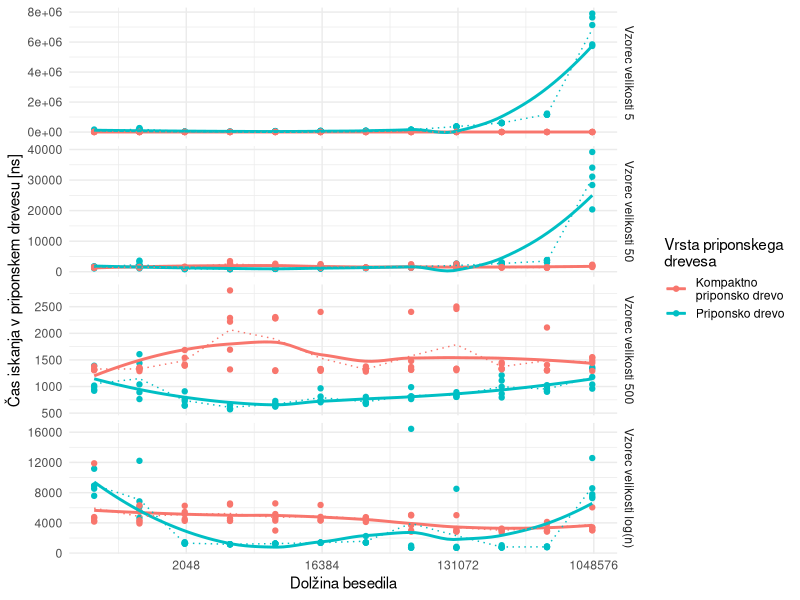
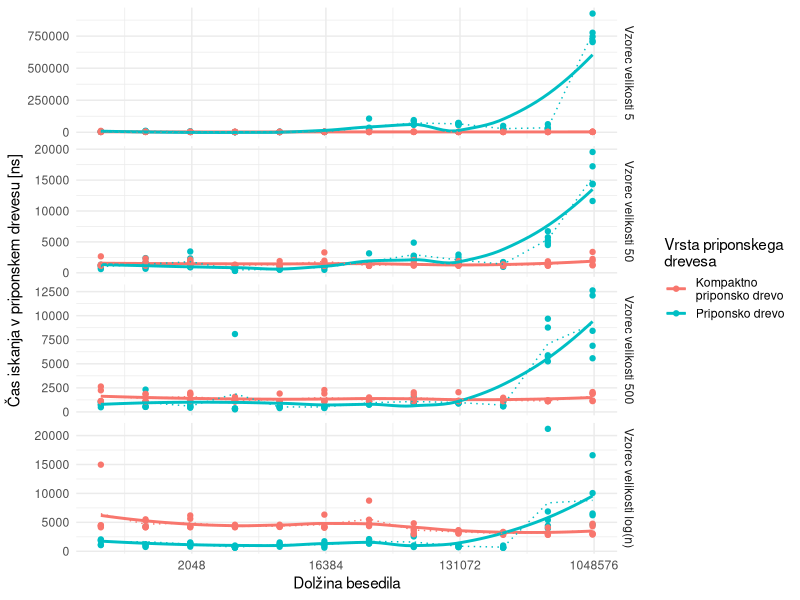
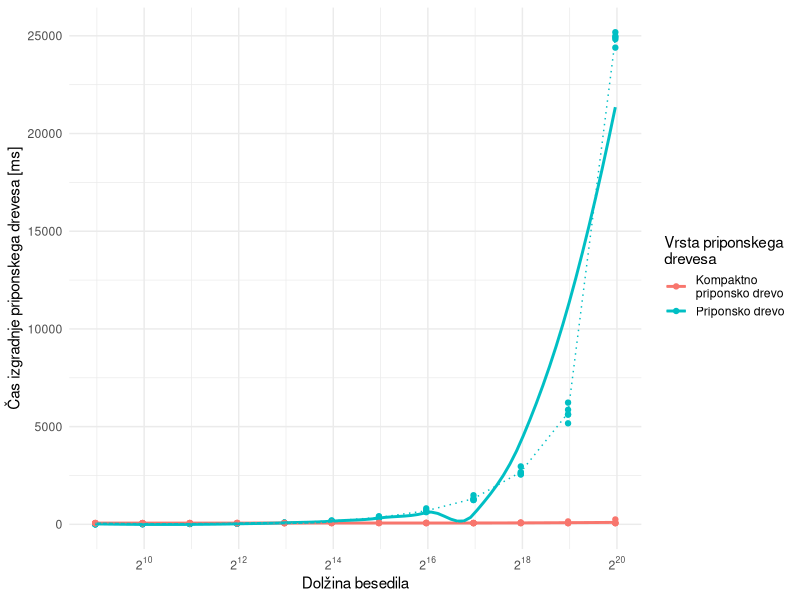
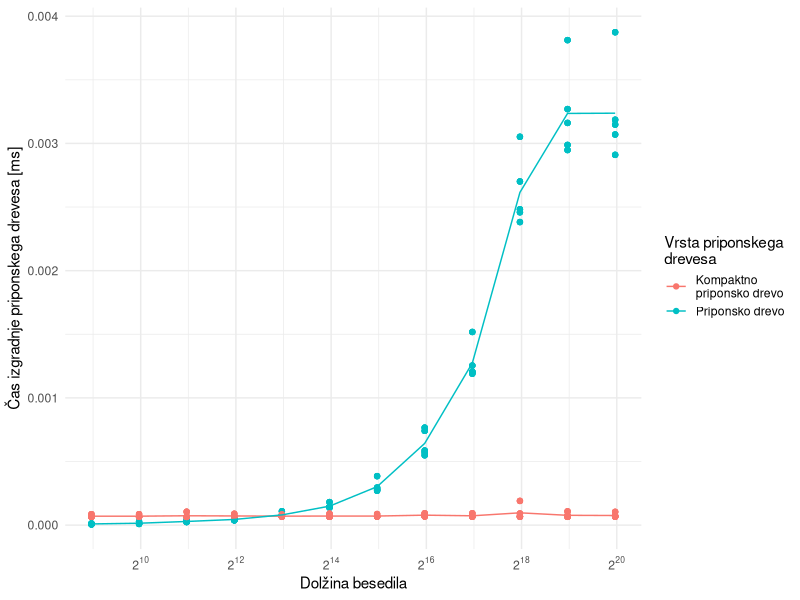
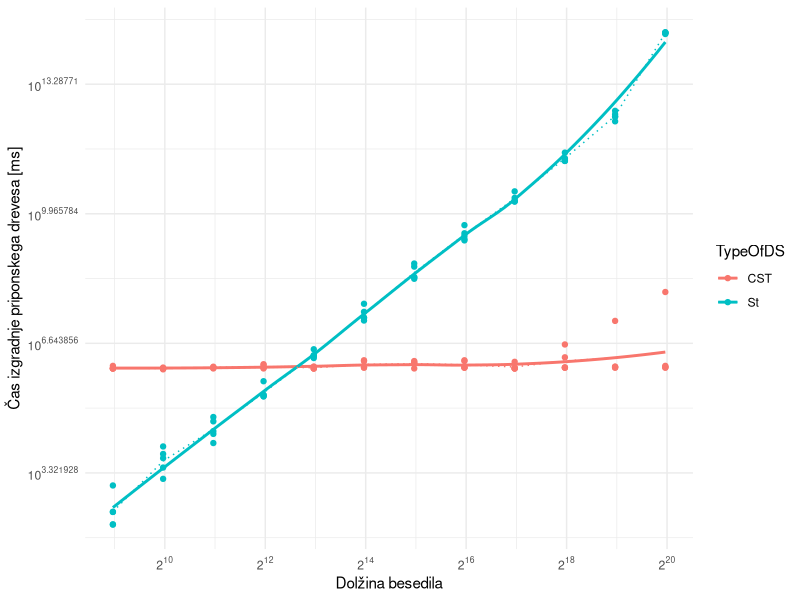
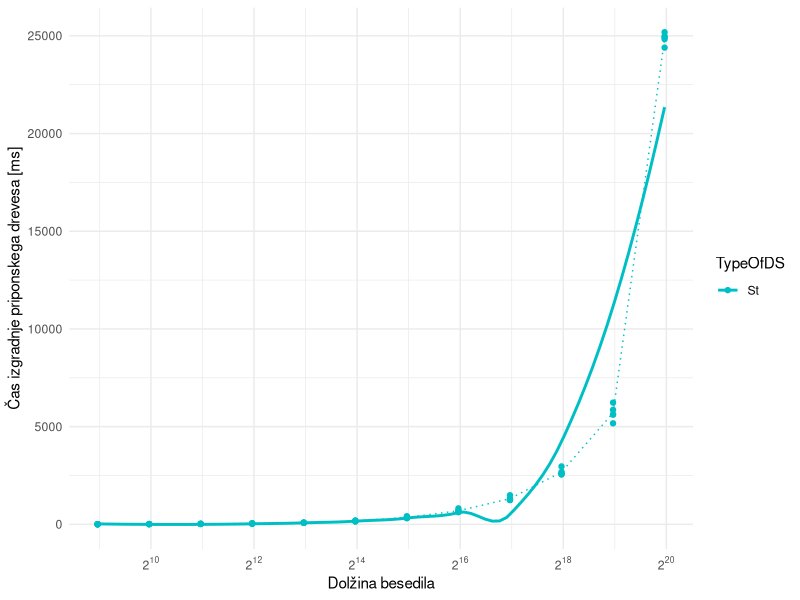
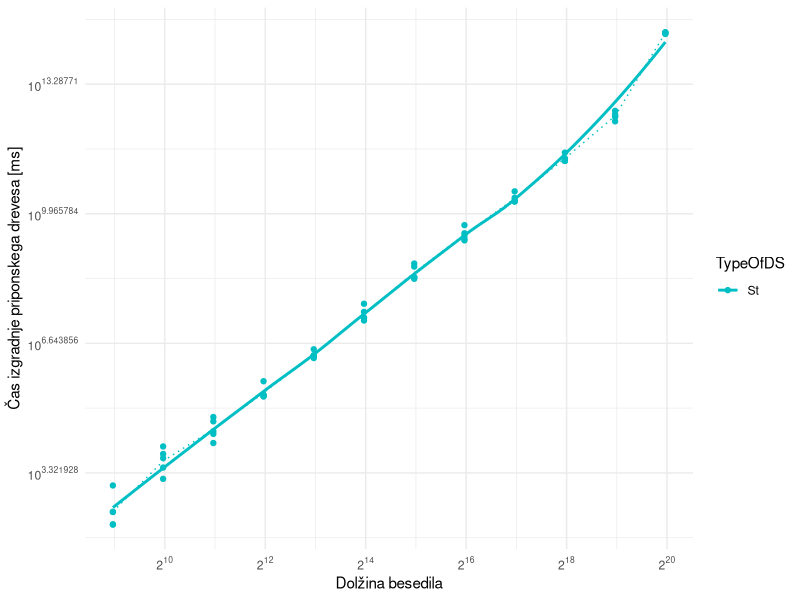
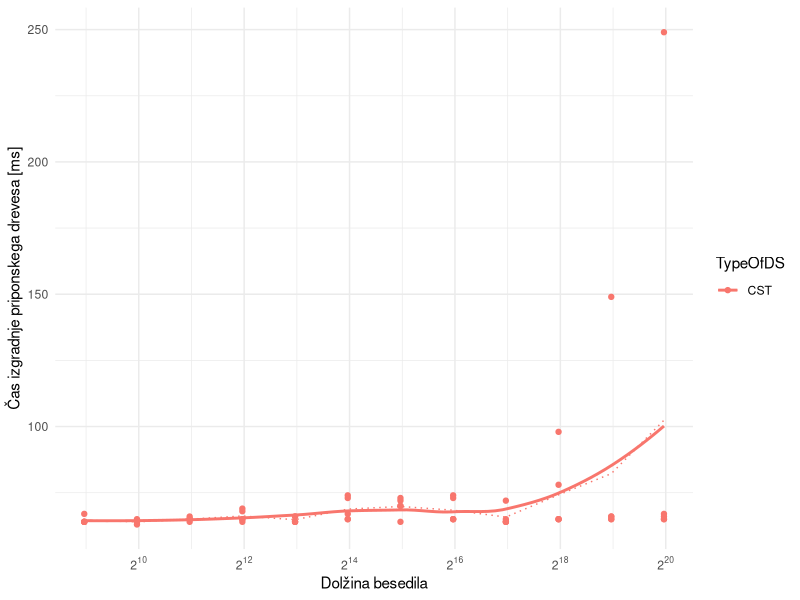

R code for these plots, in order:
library(tidyverse)
library(scales)
library(svglite)
data<- read.csv("rezNovPc.csv")
dataSLO<- read.csv("rezNovPcNaKlancu.csv")
dataTidy <- data %>%  pivot_longer(col=starts_with("tFind"),names_to = "PatternLength", values_to = "TimeFind")
dataTidySLO <- dataSLO %>% pivot_longer(col=starts_with("tFind"),names_to = "PatternLength", values_to = "TimeFind") %>% mutate(Time=Time/1000000)

dataTidySLO  %>% filter(PatternLength=="tFindLog" & TimeFind<200000) %>% group_by(TypeOfDS) %>% summarise(M=(mean(TimeFind))) %>% print(n=100)
dataTidySLO %>% filter(TypeOfDS=="St",PatternLength=="tFindLog") %>% group_by(SizeRun,TypeOfDS) %>% summarise(M=mean(TimeFind)) -> a

a$M/lag(a$M,default = 1) #2x

dataTidySLO %>% filter(TypeOfDS=="CST",PatternLength=="tFindLog") %>% group_by(SizeRun,TypeOfDS) %>% summarise(M=mean(TimeFind)) -> a

a$M/lag(a$M,default = 1) #1x

 dataTidy %>% group_by(SizeRun,TypeOfDS) %>% summarise(M=(mean(Time))) %>% print(n=25)


dataTidy %>%ggplot() +
  aes(x = SizeRun, y = TimeFind, colour = TypeOfDS) +
  geom_point() +
  geom_smooth(se=F)+stat_summary(fun=mean,geom = 'line',linetype = 'dotted')+
  scale_x_continuous(trans = "log2") +
  theme_minimal() +
  labs(y="Čas iskanja v priponskem drevesu [ns]",x="Dolžina besedila")+
  scale_color_discrete(name = "Vrsta priponskega\ndrevesa", labels= c(CST="Kompaktno\npriponsko drevo", St="Priponsko drevo"))+
  facet_grid(scales = "free_y",vars(PatternLength),labeller = as_labeller(c(tFind5="Vzorec velikosti 5", tFind50="Vzorec velikosti 50", tFind500="Vzorec velikosti 500",tFindLog="Vzorec velikosti log(n)")))
ggsave("./Img/IskanjeNovPC.png", bg="white")

dataTidySLO %>%ggplot() +
  aes(x = SizeRun, y = TimeFind, colour = TypeOfDS) +
  geom_point() +
  geom_smooth(se=F)+stat_summary(fun=mean,geom = 'line',linetype = 'dotted')+
  scale_x_continuous(trans = "log2") +
  theme_minimal() +
  labs(y="Čas iskanja v priponskem drevesu [ns]",x="Dolžina besedila")+
  scale_color_discrete(name = "Vrsta priponskega\ndrevesa", labels= c(CST="Kompaktno\npriponsko drevo", St="Priponsko drevo",SA="Priponsko polje"))+
  facet_grid(scales = "free_y",vars(PatternLength),labeller = as_labeller(c(tFind5="Vzorec velikosti 5", tFind50="Vzorec velikosti 50", tFind500="Vzorec velikosti 500",tFindLog="Vzorec velikosti log(n)")))
ggsave("./Img/IskanjeNovPCSLO.svg",bg = "white", height = 10, width = 20, units = "cm")

#Izgradnja drevesa
data%>% ggplot()+
  aes(x=SizeRun,y=Time,color=TypeOfDS)+
  geom_point()+
  geom_smooth(se=F)+stat_summary(fun=mean,geom = 'line',linetype = 'dotted')+
  theme_minimal()+
  scale_color_discrete(name = "Vrsta priponskega\ndrevesa", labels= c(CST="Kompaktno\npriponsko drevo", St="Priponsko drevo"))+
  #scale_color_manual(values=c("#00BFC4"))+
  scale_x_continuous(trans = log2_trans(), breaks = trans_breaks("log2", function(x) 2^x),
                     labels = trans_format("log2", math_format(2^.x)))+
  #scale_y_continuous(trans = log10_trans(), breaks = trans_breaks("log10", function(x) 10^x),
  #                  labels = trans_format("log2", math_format(10^.x)))+
  labs(y="Čas izgradnje priponskega drevesa [ms]",x="Dolžina besedila")
ggsave("./Img/izgradnjaDrecvesaNovPC.png",bg = "white")

dataTidySLO %>% ggplot()+
  aes(x=SizeRun,y=Time,color=TypeOfDS)+
  geom_point()+
  #geom_smooth(se=F)+
  stat_summary(fun=mean,geom = 'line')+
  theme_minimal()+
  scale_color_discrete(name = "Vrsta priponskega\ndrevesa", labels= c(CST="Kompaktno\npriponsko drevo", St="Priponsko drevo",SA="Priponsko polje"))+
  #scale_color_manual(values=c("#00BFC4"))+
  scale_x_continuous(trans = log2_trans(), breaks = trans_breaks("log2", function(x) 2^x),
                     labels = trans_format("log2", math_format(2^.x)))+
  #scale_y_continuous(trans = log10_trans(), breaks = trans_breaks("log10", function(x) 10^x),
  #                  labels = trans_format("log2", math_format(10^.x)))+
  labs(y="Čas izgradnje priponskega drevesa [ms]",x="Dolžina besedila")
ggsave("./Img/izgradnjaDrecvesaNovPCSLO.svg",bg = "white", height = 10, width = 20, units = "cm")

data%>% ggplot()+
  aes(x=SizeRun,y=Time,color=TypeOfDS)+
  geom_point()+
  geom_smooth(se=F)+stat_summary(fun=mean,geom = 'line',linetype = 'dotted')+
  theme_minimal()+
  #scale_color_manual(values=c("#00BFC4"))+
  scale_x_continuous(trans = log2_trans(), breaks = trans_breaks("log2", function(x) 2^x),
                     labels = trans_format("log2", math_format(2^.x)))+
  scale_y_continuous(trans = log10_trans(), breaks = trans_breaks("log10", function(x) 10^x),
                     labels = trans_format("log2", math_format(10^.x)))+
  labs(y="Čas izgradnje priponskega drevesa [ms]",x="Dolžina besedila")
ggsave("./Img/izgradnjaDrecvesaNovPCzylog.png")

data %>% filter(TypeOfDS=="St")%>% ggplot()+
  aes(x=SizeRun,y=Time,color=TypeOfDS)+
  geom_point()+
  geom_smooth(se=F)+stat_summary(fun=mean,geom = 'line',linetype = 'dotted')+
  theme_minimal()+
  scale_color_manual(values=c("#00BFC4"))+
  scale_x_continuous(trans = log2_trans(), breaks = trans_breaks("log2", function(x) 2^x),
                     labels = trans_format("log2", math_format(2^.x)))+
  #scale_y_continuous(trans = log10_trans(), breaks = trans_breaks("log10", function(x) 10^x),
  #                  labels = trans_format("log2", math_format(10^.x)))+
  labs(y="Čas izgradnje priponskega drevesa [ms]",x="Dolžina besedila")
ggsave("./Img/izgradnjaDrecvesaNovPCST.png") 

data %>% filter(TypeOfDS=="St")%>% ggplot()+
  aes(x=SizeRun,y=Time,color=TypeOfDS)+
  geom_point()+
  geom_smooth(se=F)+stat_summary(fun=mean,geom = 'line',linetype = 'dotted')+
  theme_minimal()+
  scale_color_manual(values=c("#00BFC4"))+
  scale_x_continuous(trans = log2_trans(), breaks = trans_breaks("log2", function(x) 2^x),
                     labels = trans_format("log2", math_format(2^.x)))+
  scale_y_continuous(trans = log10_trans(), breaks = trans_breaks("log10", function(x) 10^x),
                     labels = trans_format("log2", math_format(10^.x)))+
  labs(y="Čas izgradnje priponskega drevesa [ms]",x="Dolžina besedila")
ggsave("./Img/izgradnjaDrecvesaNovPCSTylog.png") 

data %>% filter(TypeOfDS=="CST")%>% ggplot()+
  aes(x=SizeRun,y=Time,color=TypeOfDS)+
  geom_point()+
  geom_smooth(se=F)+stat_summary(fun=mean,geom = 'line',linetype = 'dotted')+
  theme_minimal()+
  #scale_color_manual(values=c("#00BFC4"))+
  scale_x_continuous(trans = log2_trans(), breaks = trans_breaks("log2", function(x) 2^x),
                     labels = trans_format("log2", math_format(2^.x)))+
  #scale_y_continuous(trans = log10_trans(), breaks = trans_breaks("log10", function(x) 10^x),
  #                   labels = trans_format("log2", math_format(10^.x)))+
  labs(y="Čas izgradnje priponskega drevesa [ms]",x="Dolžina besedila")
ggsave("./Img/izgradnjaDrecvesaNovPCCST.png")

data %>% filter(TypeOfDS=="CST")%>% ggplot()+
  aes(x=SizeRun,y=Time,color=TypeOfDS)+
  geom_point()+
  geom_smooth(se=F)+stat_summary(fun=mean,geom = 'line',linetype = 'dotted')+
  theme_minimal()+
  #scale_color_manual(values=c("#00BFC4"))+
  scale_x_continuous(trans = log2_trans(), breaks = trans_breaks("log2", function(x) 2^x),
                     labels = trans_format("log2", math_format(2^.x)))+
  scale_y_continuous(trans = log10_trans(), breaks = trans_breaks("log10", function(x) 10^x),
                     labels = trans_format("log2", math_format(10^.x)))+
  labs(y="Čas izgradnje priponskega drevesa [ms]",x="Dolžina besedila")
ggsave("./Img/izgradnjaDrecvesaNovPCCSTylog.png")


# Velikost drevesa

data %>% ggplot()+
  aes(x=SizeRun,y=SizeInBytes,color=TypeOfDS)+
  geom_point()+
  geom_smooth(se=F)+stat_summary(fun=mean,geom = 'line',linetype = 'dotted')+
  theme_minimal()+
  scale_color_discrete(name = "Vrsta priponskega\ndrevesa", labels= c(CST="Kompaktno\npriponsko drevo", St="Priponsko drevo"))+
  #scale_color_manual(values=c("#00BFC4"))+
  scale_x_continuous(trans = log2_trans(), breaks = trans_breaks("log2", function(x) 2^x),
                     labels = trans_format("log2", math_format(2^.x)))+
  labs(y="Velikost priponskega drevesa [MB]",x="Dolžina besedila")
ggsave("./Img/velikostDrecvesaNovPC.png", bg="white")

dataSLO %>% ggplot()+
  aes(x=SizeRun,y=SizeInBytes,color=TypeOfDS)+
  geom_point()+
  geom_smooth(se=F)+stat_summary(fun=mean,geom = 'line',linetype = 'dotted')+
  theme_minimal()+
  scale_color_discrete(name = "Vrsta priponskega\ndrevesa", labels= c(CST="Kompaktno\npriponsko drevo", St="Priponsko drevo"))+
  #scale_color_manual(values=c("#00BFC4"))+
  scale_x_continuous(trans = log2_trans(), breaks = trans_breaks("log2", function(x) 2^x),
                     labels = trans_format("log2", math_format(2^.x)))+
  labs(y="Velikost priponskega drevesa [MB]",x="Dolžina besedila")
ggsave("./Img/velikostDrecvesaNovPCSLO.png", bg="white")

data %>% filter(TypeOfDS=="St") %>% ggplot()+
  aes(x=SizeRun,y=SizeInBytes,color=TypeOfDS)+
  geom_point()+
  geom_smooth(se=F)+stat_summary(fun=mean,geom = 'line',linetype = 'dotted')+
  theme_minimal()+   
  scale_color_manual(values=c("#00BFC4"))+
  scale_x_continuous(trans = log2_trans(), breaks = trans_breaks("log2", function(x) 2^x),
                     labels = trans_format("log2", math_format(2^.x)))+
  labs(y="Velikost priponskega drevesa [MB]",x="Dolžina besedila")
ggsave("./Img/velikostDrecvesaNovPCST.png", bg="white")


data%>% filter(TypeOfDS=="CST")%>% ggplot()+
  aes(x=SizeRun,y=SizeInBytes,color=TypeOfDS)+
  geom_point()+
  geom_smooth(se=F)+stat_summary(fun=mean,geom = 'line',linetype = 'dotted')+
  theme_minimal()+   
  #scale_color_manual(values=c("#00BFC4"))+
  scale_x_continuous(trans = log2_trans(), breaks = trans_breaks("log2", function(x) 2^x),
                     labels = trans_format("log2", math_format(2^.x)))+
  labs(y="Velikost priponskega drevesa [MB]",x="Dolžina besedila")
ggsave("./Img/velikostDrecvesaNovPCCST.png", bg="white")

#Iskanje vzorca dolžine 5
data %>% ggplot()+
  aes(x=SizeRun,y=tFind5,color=TypeOfDS)+
  geom_point()+
  geom_smooth(se=F)+stat_summary(fun=mean,geom = 'line',linetype = 'dotted')+
  theme_minimal()+   #scale_color_manual(values=c("#00BFC4"))+
  scale_x_continuous(trans = log2_trans(), breaks = trans_breaks("log2", function(x) 2^x),
                     labels = trans_format("log2", math_format(2^.x)))+
  labs(y="Čas iskanja vzorca dolžine 5 [ns]",x="Dolžina besedila")
ggsave("./Img/iskanje5NovPC.png", bg="white")

data %>% filter(TypeOfDS=="St") %>% ggplot()+
  aes(x=SizeRun,y=tFind5,color=TypeOfDS)+
  geom_point()+
  geom_smooth(se=F)+stat_summary(fun=mean,geom = 'line',linetype = 'dotted')+
  theme_minimal()+
  scale_color_manual(values=c("#00BFC4"))+
  scale_x_continuous(trans = log2_trans(), breaks = trans_breaks("log2", function(x) 2^x),
                     labels = trans_format("log2", math_format(2^.x)))+
  labs(y="Čas iskanja vzorca dolžine 5 [ns]",x="Dolžina besedila")
ggsave("./Img/iskanje5NovPCST.png", bg="white")

data%>% filter(TypeOfDS=="CST") %>% ggplot()+
  aes(x=SizeRun,y=tFind5,color=TypeOfDS)+
  geom_point()+
  geom_smooth(se=F)+stat_summary(fun=mean,geom = 'line',linetype = 'dotted')+
  theme_minimal()+   #scale_color_manual(values=c("#00BFC4"))+
  scale_x_continuous(trans = log2_trans(), breaks = trans_breaks("log2", function(x) 2^x),
                     labels = trans_format("log2", math_format(2^.x)))+
  labs(y="Čas iskanja vzorca dolžine 5 [ns]",x="Dolžina besedila")
ggsave("./Img/iskanje5NovPCCST.png", bg="white")

#Iskanje vzorca dolžine 50

data  %>% ggplot()+
  aes(x=SizeRun,y=tFind50,color=TypeOfDS)+
  geom_point()+
  geom_smooth(se=F)+stat_summary(fun=mean,geom = 'line',linetype = 'dotted')+
  theme_minimal()+   #scale_color_manual(values=c("#00BFC4"))+
  scale_x_continuous(trans = log2_trans(), breaks = trans_breaks("log2", function(x) 2^x),
                     labels = trans_format("log2", math_format(2^.x)))+
  labs(y="Čas iskanja vzorca dolžine 50 [ns]",x="Dolžina besedila")
ggsave("./Img/iskanje50NovPc.png", bg="white")

data %>% filter(TypeOfDS=="St") %>% ggplot()+
  aes(x=SizeRun,y=tFind50,color=TypeOfDS)+
  geom_point()+
  geom_smooth(se=F)+stat_summary(fun=mean,geom = 'line',linetype = 'dotted')+
  theme_minimal()+
  scale_color_manual(values=c("#00BFC4"))+
  scale_x_continuous(trans = log2_trans(), breaks = trans_breaks("log2", function(x) 2^x),
                     labels = trans_format("log2", math_format(2^.x)))+
  labs(y="Čas iskanja vzorca dolžine 50 [ns]",x="Dolžina besedila")
ggsave("./Img/iskanje50NovPcST.png", bg="white")

data %>% filter(TypeOfDS=="CST") %>% ggplot()+
  aes(x=SizeRun,y=tFind50,color=TypeOfDS)+
  geom_point()+
  geom_smooth(se=F)+stat_summary(fun=mean,geom = 'line',linetype = 'dotted')+
  theme_minimal()+   #scale_color_manual(values=c("#00BFC4"))+
  scale_x_continuous(trans = log2_trans(), breaks = trans_breaks("log2", function(x) 2^x),
                     labels = trans_format("log2", math_format(2^.x)))+
  labs(y="Čas iskanja vzorca dolžine 50 [ns]",x="Dolžina besedila")
ggsave("./Img/iskanje50NovPcCST.png", bg="white")

#Iskanje vzorca dolžine 500

data %>% ggplot()+
  aes(x=SizeRun,y=tFind500,color=TypeOfDS)+
  geom_point()+
  geom_smooth(se=F)+stat_summary(fun=mean,geom = 'line',linetype = 'dotted')+
  theme_minimal()+   #scale_color_manual(values=c("#00BFC4"))+
  scale_x_continuous(trans = log2_trans(), breaks = trans_breaks("log2", function(x) 2^x),
                     labels = trans_format("log2", math_format(2^.x)))+
  labs(y="Čas iskanja vzorca dolžine 500 [ns]",x="Dolžina besedila")
ggsave("./Img/iskanje20ST.png", bg="white")

data %>% filter(TypeOfDS=="St") %>% ggplot()+
  aes(x=SizeRun,y=tFind500,color=TypeOfDS)+
  geom_point()+
  geom_smooth(se=F)+stat_summary(fun=mean,geom = 'line',linetype = 'dotted')+
  theme_minimal()+
  scale_color_manual(values=c("#00BFC4"))+
  scale_x_continuous(trans = log2_trans(), breaks = trans_breaks("log2", function(x) 2^x),
                     labels = trans_format("log2", math_format(2^.x)))+
  labs(y="Čas iskanja vzorca dolžine 500 [ns]",x="Dolžina besedila")
ggsave("./Img/iskanje20ST.png", bg="white")

data %>% filter(TypeOfDS=="CST") %>% ggplot()+
  aes(x=SizeRun,y=tFind500,color=TypeOfDS)+
  geom_point()+
  geom_smooth(se=F)+stat_summary(fun=mean,geom = 'line',linetype = 'dotted')+
  theme_minimal()+   #scale_color_manual(values=c("#00BFC4"))+
  scale_x_continuous(trans = log2_trans(), breaks = trans_breaks("log2", function(x) 2^x),
                     labels = trans_format("log2", math_format(2^.x)))+
  labs(y="Čas iskanja vzorca dolžine 500 [ns]",x="Dolžina besedila")
ggsave("./Img/iskanje20ST.png", bg="white")

#Iskanje vzorca dolžine logartem besedila

data %>% ggplot()+
  aes(x=SizeRun,y=tFindLog,color=TypeOfDS)+
  geom_point()+
  geom_smooth(se=F)+stat_summary(fun=mean,geom = 'line',linetype = 'dotted')+
  theme_minimal()+   #scale_color_manual(values=c("#00BFC4"))+
  scale_x_continuous(trans = log2_trans(), breaks = trans_breaks("log2", function(x) 2^x),
                     labels = trans_format("log2", math_format(2^.x)))+
  labs(y="Čas iskanja vzorca dolžine log(n) [ns]",x="Dolžina besedila")
ggsave("./Img/iskanjeLog.png", bg="white")

data %>% filter(TypeOfDS=="St") %>% ggplot()+
  aes(x=SizeRun,y=tFindLog,color=TypeOfDS)+
  geom_point()+
  geom_smooth(se=F)+stat_summary(fun=mean,geom = 'line',linetype = 'dotted')+
  theme_minimal()+
  scale_color_manual(values=c("#00BFC4"))+
  scale_x_continuous(trans = log2_trans(), breaks = trans_breaks("log2", function(x) 2^x),
                     labels = trans_format("log2", math_format(2^.x)))+
  labs(y="Čas iskanja vzorca dolžine log(n) [ns]",x="Dolžina besedila")
ggsave("./Img/iskanjeLogST.png", bg="white")

data %>% filter(TypeOfDS=="CST") %>% ggplot()+
  aes(x=SizeRun,y=tFindLog,color=TypeOfDS)+
  geom_point()+
  geom_smooth(se=F)+stat_summary(fun=mean,geom = 'line',linetype = 'dotted')+
  theme_minimal()+   #scale_color_manual(values=c("#00BFC4"))+
  scale_x_continuous(trans = log2_trans(), breaks = trans_breaks("log2", function(x) 2^x),
                     labels = trans_format("log2", math_format(2^.x)))+
  labs(y="Čas iskanja vzorca dolžine log(n) [ns]",x="Dolžina besedila")
ggsave("./Img/iskanjeLogCST.png", bg="white")
